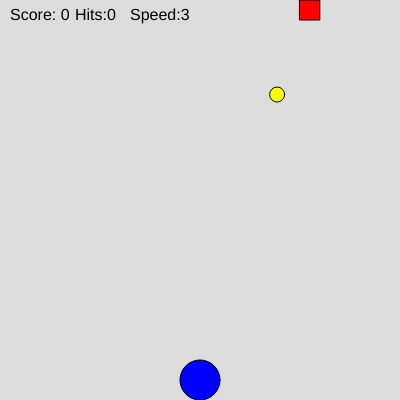
Frame 1 (no input)
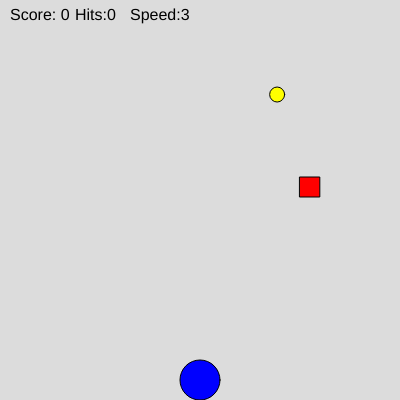
Frame 60 (no input)
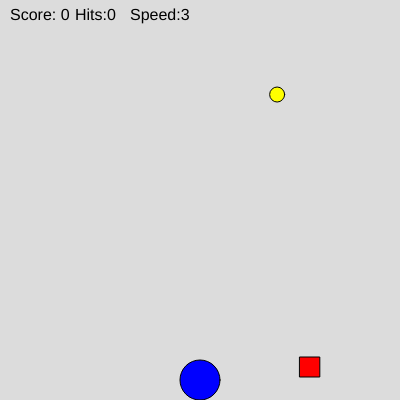
Frame 120 (the mouse pressed at the canvas centre since frame 60)

The p5.js sketch that drew these frames (run headless with seeded random() and noise() and a simulated clock; from frame 60 on, the mouse is pressed at the canvas centre):

// p5.js sketch
// ── sketch.js
// Game variables 
let playerX, playerY;
let coinX, coinY;
let obstacleX, obstacleY;
let score = 0;
let gameOver = false;
let speed = 3
let hits = 0

function setup() {
  createCanvas(400, 400);
  initializeGame();
}

function initializeGame() {
  // Initialize player position (bottom center)
  playerX = width/2;
  playerY = height - 20;
  
  // Initialize coin position
  newCoin();
  
  // Initialize obstacle position
  obstacleX = random(width);
  obstacleY = 0;
}

function draw() {
  background(220);
  
  if (gameOver) {
    displayGameOver();
  } else {
    // Draw game elements
    drawPlayer();
    drawCoin();
    drawObstacle();
    
    // Handle movement
    movePlayer();
    moveObstacle();
    
    // Check for collisions
    checkCoinCollection();
    checkCollisions();
    
    // Display game stats
    displayStats();
  }
}

function drawPlayer() {
  fill(0, 0, 255);  // Blue player
  circle(playerX, playerY, 40);
}

function drawCoin() {
  fill(255, 255, 0);  // Yellow coin
  circle(coinX, coinY, 15);
}

function drawObstacle() {
  fill(255, 0, 0);  // Red obstacle
  rect(obstacleX, obstacleY, 20, 20);
}

// Basic left/right movement provided
function movePlayer() {
  if (keyIsDown(LEFT_ARROW)) {
    playerX -= 5;
  }
  if (keyIsDown(RIGHT_ARROW)) {
    playerX += 5;
  }
  if (keyIsDown(UP_ARROW)) {
    playerY -=5;
  }
  if (keyIsDown(DOWN_ARROW)) {
    playerY +=5;
  }
  
  // TODO: Add up/down movement
  // HINT: Use UP_ARROW and DOWN_ARROW keys
  // Movement should be 5 pixels per frame
  
  // TODO: Add boundary checking
  // HINT: Keep player within canvas bounds
  // Check against 0, width, and height
}

function moveObstacle() {
  obstacleY+=speed
  if(obstacleY>=height){
    obstacleX = random(width)
    obstacleY=0
  }
  // TODO: Move obstacle from left to right
  // HINT: Increase obstacleX by obstacleSpeed
  
  // TODO: Reset obstacle when it goes off screen
  // HINT: Check if obstacleX > width
  // Reset to left side and new random Y position
}

function checkCoinCollection() {
  if(dist(playerX,playerY,coinX,coinY)<15){
    score++
    initializeGame()
  }
  // TODO: Check if player touches coin
  // HINT: Use dist(playerX, playerY, coinX, coinY)
  // If distance < 15:
  //   - Increase score
  //   - Create new coin
  //   - Increase obstacle speed slightly
}

function checkCollisions() {
  if(dist(playerX,playerY,obstacleX,obstacleY)<20){
    hits++
    initializeGame()
  }
  if(hits>=3){
    gameOver = true;
  }
  // TODO: Check if player hits obstacle
  // HINT: Similar to coin collection
  // If hit (distance < 20):
  //   - Increase hits
  //   - Check for game over (hits >= 3)
  //   - Reset positions
}

function displayStats() {
  fill(0);
  textSize(16);
  text("Score: " + score, 10, 20);
  text("Hits:" + hits, 75, 20)
  text("Speed:"+ speed, 130,20)
  // TODO: Add display for hits and speed
}

function displayGameOver() {
  background(220)
  fill(0)
  textAlign(CENTER, CENTER)
  textSize(40)
  text("Game Over", 200,200)
  fill(0)
  textSize(15)
  text("Final Score:"+score,200,225)
  fill(0)
  textSize(25)
  text("Press R to Restart",200,250)
  // TODO: Show game over screen
  // HINT: Use textAlign(CENTER, CENTER)
  // Show:
  //   - "Game Over" message
  //   - Final score
  //   - "Press R to Restart"
}

function newCoin() {
  // Generate random position for coin
  coinX = random(20, width-20);
  coinY = random(20, height-20);
}

function resetGame() {
  score = 0
  hits = 0
  speed = 3
  gameOver = false;
  initializeGame()
  // TODO: Reset all game variables
  // HINT: Reset score, hits, speed
  // Set gameOver to false
  // Call initializeGame()
}

function keyPressed() {
  
  // TODO: Check for 'R' key to restart game
  // HINT: Use key === 'r' || key === 'R'
  // Only works when game is over
}

// Helper function you might need
function distance(x1, y1, x2, y2) {
  return dist(x1, y1, x2, y2);
}
